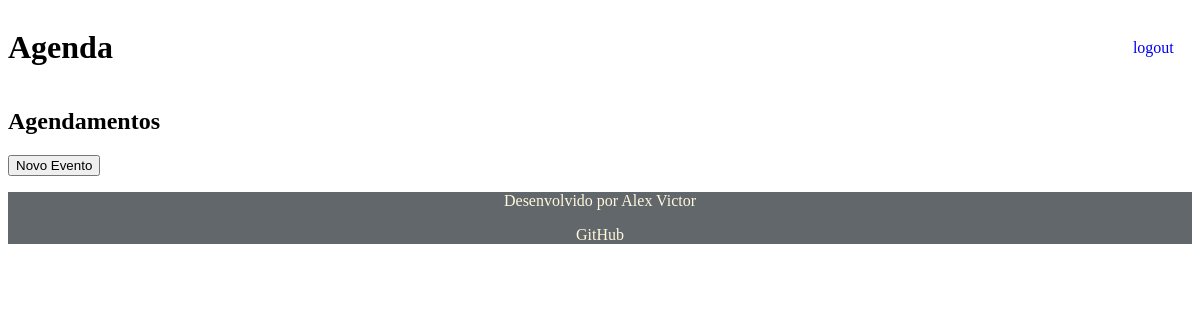
The page /agenda/ (signed in) on the database as committed earlier.
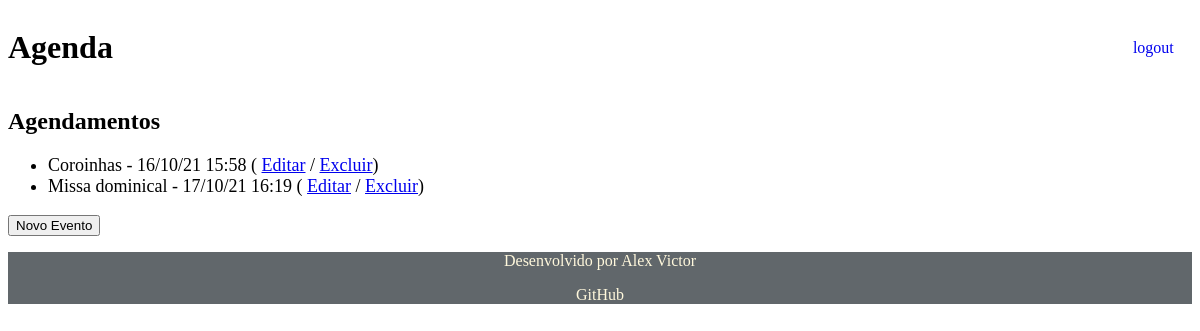
The same page on the database as committed later.
### core/models.py (models this page shows, shortened)
class Evento(models.Model):
    titulo = models.CharField(max_length=100)
    descricao = models.TextField(blank=True, null=True)
    data_evento = models.DateTimeField(verbose_name='Data do Evento')
    data_criacao = models.DateTimeField(auto_now=True)
    usuario = models.ForeignKey(User, on_delete=models.CASCADE)
    class Meta:
        db_table = 'evento'
    def get_data_evento(self):
        return self.data_evento.strftime('%d/%m/%y %H:%M')
    def get_evento_atrasado(self):
        if self.data_evento < datetime.now():
            return True
        else:
            return False

### core/views.py (the view)
# urls.py: path('agenda/', views.lista_eventos),
@login_required(login_url='/login/')
def lista_eventos (request):
    usuario= request.user
    data_atual = datetime.now() - timedelta(hours=1)
    evento = Evento.objects.filter(usuario=usuario, data_evento__gt=data_atual)
    dados = {'eventos':evento}
    return render (request, 'agenda.html', dados)

### templates/agenda.html (shortened to what this page needs)
{% extends "model-page.html" %}
{% block content %}
    <h2>Agendamentos</h2>
    <ul style="font-size: 18px">
        {% for evento in eventos %}
            <li>
                <div style=>
                    {{ evento.titulo }} - {{ evento.get_data_evento }}
                    ( <a href="evento/?id={{ evento.id }}">Editar</a> / <a href="evento/delete/{{ evento.id }}">Excluir</a>)
                </div>
            </li>
        {% endfor %}
    </ul>
    <a href="/agenda/evento">
    <button type="button">Novo Evento</button>
    </a>
{% endblock %}

### templates/model-page.html
<!DOCTYPE html>
{% load static %}
<html lang="pt-br">
<head>
    <link rel="stylesheet" href="{% static 'app/css/styles.css' %}">
    {% include "model-header.html" %}
</head>
<body>
    {% block content %} {% endblock %}
    {% include "model-footer.html" %}
</body>
</html>

### templates/model-header.html (shortened to what this page needs)
<header>
     <h1>Agenda</h1>
     <div class="logout-button">
          <a href="/logout">logout</a>
     </div>
</header>

### templates/model-footer.html
<footer>
    <p>Desenvolvido por Alex Victor</p>
    <a href="https://github.com/AlexVictorB">GitHub</a>
</footer>

### core/static/app/css/styles.css (style rules this page uses)
header { align-items: center; text-align: center; display: flex; }
.logout-button { text-align: right; margin-left: 85vw; }
.logout-button a { text-decoration: none; }
footer { text-align: center; color: cornsilk; background: rgb(97, 103, 107); }
footer a { text-decoration: none; color: cornsilk; margin-top: 1; }

Rows that differ between the two databases and show on the page:
added Evento: titulo "Coroinhas", get_data_evento "16/10/21 15:58"
added Evento: titulo "Missa dominical", get_data_evento "17/10/21 16:19"
